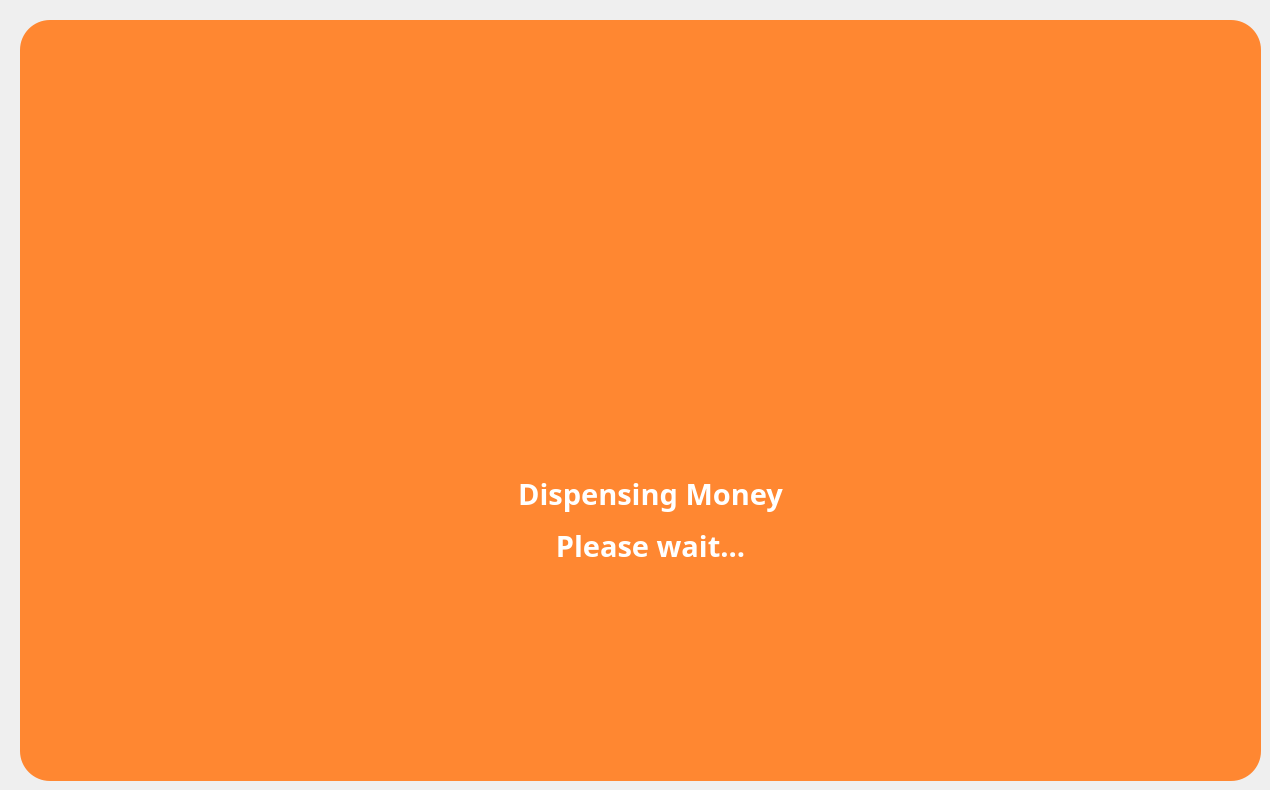
  <widget class="QWidget" name="dispensing">
   <widget class="QFrame" name="dispensing_1">
    <property name="enabled">
     <bool>true</bool>
    </property>
    <property name="geometry">
     <rect>
      <x>20</x>
      <y>20</y>
      <width>1241</width>
      <height>761</height>
     </rect>
    </property>
    <property name="font">
     <font>
      <pointsize>9</pointsize>
     </font>
    </property>
    <property name="styleSheet">
     <string notr="true">QFrame {
    background-color: #ff8731;
	border-radius: 30px;
}
</string>
    </property>
    <property name="frameShape">
     <enum>QFrame::NoFrame</enum>
    </property>
    <widget class="QLabel" name="loading_icon">
     <property name="geometry">
      <rect>
       <x>490</x>
       <y>350</y>
       <width>30</width>
       <height>30</height>
      </rect>
     </property>
     <property name="text">
      <string/>
     </property>
     <property name="pixmap">
      <pixmap>images/new-moon.png</pixmap>
     </property>
     <property name="scaledContents">
      <bool>true</bool>
     </property>
    </widget>
    <widget class="QLabel" name="label_188">
     <property name="geometry">
      <rect>
       <x>450</x>
       <y>440</y>
       <width>361</width>
       <height>121</height>
      </rect>
     </property>
     <property name="font">
      <font>
       <family>Montserrat</family>
       <pointsize>22</pointsize>
       <weight>75</weight>
       <bold>true</bold>
      </font>
     </property>
     <property name="styleSheet">
      <string notr="true">QLabel {
    color: white;
}
</string>
     </property>
     <property name="text">
      <string>&lt;html&gt;&lt;head/&gt;&lt;body&gt;&lt;p align=&quot;center&quot;&gt;Dispensing Money&lt;/p&gt;&lt;p align=&quot;center&quot;&gt;Please wait...&lt;/p&gt;&lt;/body&gt;&lt;/html&gt;</string>
     </property>
    </widget>
    <widget class="QLabel" name="loading_icon1">
     <property name="geometry">
      <rect>
       <x>540</x>
       <y>350</y>
       <width>30</width>
       <height>30</height>
      </rect>
     </property>
     <property name="text">
      <string/>
     </property>
     <property name="pixmap">
      <pixmap>images/new-moon.png</pixmap>
     </property>
     <property name="scaledContents">
      <bool>true</bool>
     </property>
    </widget>
    <widget class="QLabel" name="loading_icon3">
     <property name="geometry">
      <rect>
       <x>640</x>
       <y>350</y>
       <width>30</width>
       <height>30</height>
      </rect>
     </property>
     <property name="text">
      <string/>
     </property>
     <property name="pixmap">
      <pixmap>images/new-moon.png</pixmap>
     </property>
     <property name="scaledContents">
      <bool>true</bool>
     </property>
    </widget>
    <widget class="QLabel" name="loading_icon2">
     <property name="geometry">
      <rect>
       <x>590</x>
       <y>350</y>
       <width>30</width>
       <height>30</height>
      </rect>
     </property>
     <property name="text">
      <string/>
     </property>
     <property name="pixmap">
      <pixmap>images/new-moon.png</pixmap>
     </property>
     <property name="scaledContents">
      <bool>true</bool>
     </property>
    </widget>
    <widget class="QLabel" name="loading_icon5">
     <property name="geometry">
      <rect>
       <x>740</x>
       <y>350</y>
       <width>30</width>
       <height>30</height>
      </rect>
     </property>
     <property name="text">
      <string/>
     </property>
     <property name="pixmap">
      <pixmap>images/new-moon.png</pixmap>
     </property>
     <property name="scaledContents">
      <bool>true</bool>
     </property>
    </widget>
    <widget class="QLabel" name="loading_icon4">
     <property name="geometry">
      <rect>
       <x>690</x>
       <y>350</y>
       <width>30</width>
       <height>30</height>
      </rect>
     </property>
     <property name="text">
      <string/>
     </property>
     <property name="pixmap">
      <pixmap>images/new-moon.png</pixmap>
     </property>
     <property name="scaledContents">
      <bool>true</bool>
     </property>
    </widget>
    <zorder>label_188</zorder>
    <zorder>loading_icon</zorder>
    <zorder>loading_icon1</zorder>
    <zorder>loading_icon3</zorder>
    <zorder>loading_icon2</zorder>
    <zorder>loading_icon5</zorder>
    <zorder>loading_icon4</zorder>
   </widget>
  </widget>
